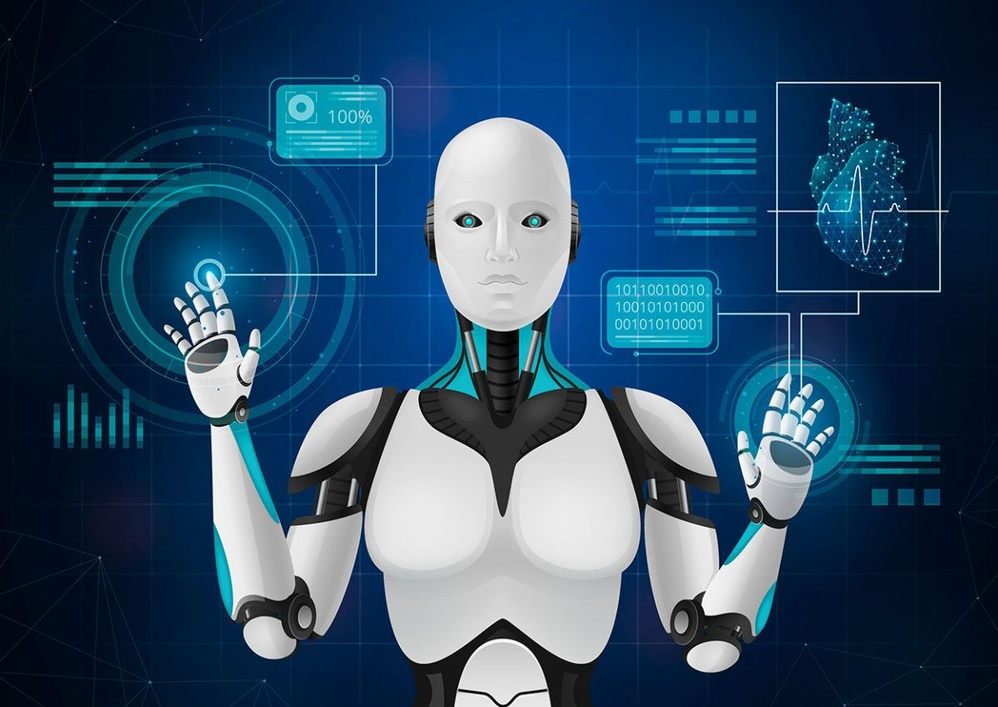
#> input picture images/image.jpg, 998 x 707 px, shrunk from 1200 x 850 before the run, found by its file name
$ jupyter execute image_recognition.ipynb
#> lines starting #> are read from the running program, lines starting #| are printed output that depends on the picture; after the words box and inside, x2 and y2 are one past the last pixel; in counts of white or black regions, pixels touching at a corner belong together
# Step-by-Step Guide
1. Setup and Installations - Ensure you have Python installed.
2. Install the required packages - pip install opencv-python

# Code Implementation
1. We'll use the Haar Cascades classifier provided by OpenCV for face detection.
2. Structure the code into functions for better readability and maintainability.
3. Use proper exception handling and logging for robustness.

[cell 1]
import cv2
import logging

# Setup logging
logging.basicConfig(level=logging.INFO, format='%(asctime)s - %(levelname)s - %(message)s')

def load_image(image_path):
    """Load an image from the given path."""
    try:
        image = cv2.imread(image_path)
        if image is None:
            raise FileNotFoundError(f"No image found at {image_path}")
        logging.info(f"Image loaded from {image_path}")
        return image
    except Exception as e:
        logging.error(f"Error loading image: {e}")
        raise

def convert_to_grayscale(image):
    """Convert the input image to grayscale."""
    gray_image = cv2.cvtColor(image, cv2.COLOR_BGR2GRAY)
    logging.info("Converted image to grayscale")
    return gray_image

def detect_faces(image, classifier_path):
    """Detect faces in the input image using the specified classifier."""
    face_cascade = cv2.CascadeClassifier(classifier_path)
    if face_cascade.empty():
        raise ValueError(f"Failed to load classifier from {classifier_path}")

    gray_image = convert_to_grayscale(image)
    faces = face_cascade.detectMultiScale(gray_image, scaleFactor=1.1, minNeighbors=5, minSize=(30, 30))
    logging.info(f"Detected {len(faces)} faces")
    return faces

def draw_faces(image, faces):
    """Draw rectangles around the detected faces."""
    for (x, y, w, h) in faces:
        cv2.rectangle(image, (x, y), (x+w, y+h), (255, 0, 0), 2)
    logging.info("Drew rectangles around faces")
    return image

def save_image(image, output_path):
    """Save the image with detected faces to the specified path."""
    cv2.imwrite(output_path, image)
    logging.info(f"Saved image with faces to {output_path}")

def main(image_path, classifier_path, output_path):
    """Main function to run the face detection pipeline."""
    try:
        image = load_image(image_path)
#> in load_image, image is the input picture: shape (707, 998, 3); mean B, G, R 103.1, 76, 44.3
        faces = detect_faces(image, classifier_path)
#> in convert_to_grayscale, `gray_image = cv2.cvtColor(image, cv2.COLOR_BGR2GRAY)`:
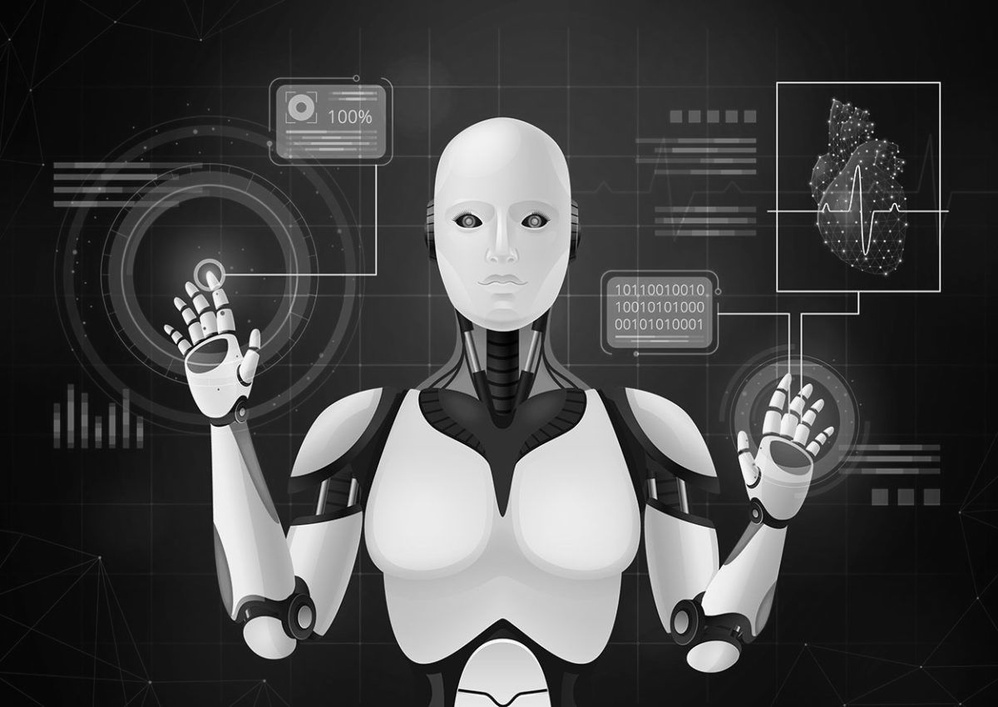
#> gray_image: shape (707, 998); min 0, max 255, mean 69.6
#> in detect_faces, `faces = face_cascade.detectMultiScale(gray_image, scaleFactor=1.1, min..`: faces = [[408, 148, 184, 184]]
#> faces = [[408, 148, 184, 184]]
        image_with_faces = draw_faces(image, faces)
#> the loop in draw_faces, `for (x, y, w, h) in faces:` made 1 pass
#> after the loop in draw_faces, `for (x, y, w, h) in faces:`:
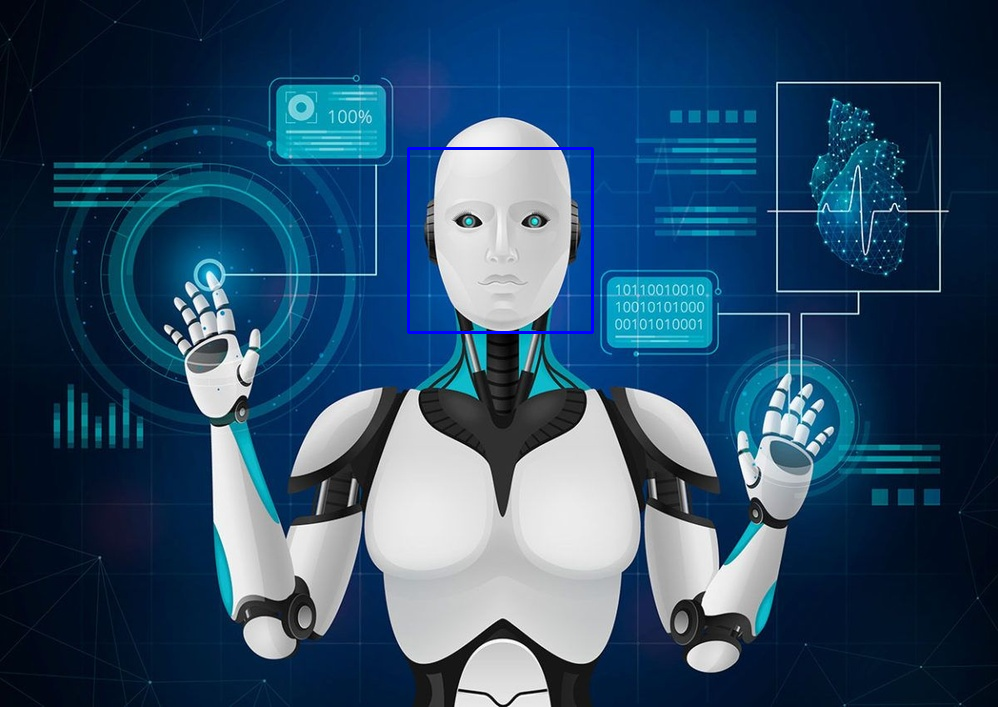
#> image: shape (707, 998, 3); 0.31% of pixels changed, all inside (x1, y1, x2, y2) = (407, 147, 594, 334)
        save_image(image_with_faces, output_path)
        logging.info("Face detection completed successfully")
    except Exception as e:
        logging.error(f"An error occurred: {e}")

if __name__ == "__main__":
    # Example usage
    image_path = 'yourimagepath/image.jpg'
    classifier_path = cv2.data.haarcascades + 'haarcascade_frontalface_default.xml'
    output_path = 'yourimagepath/image.jpg'

    main(image_path, classifier_path, output_path)
